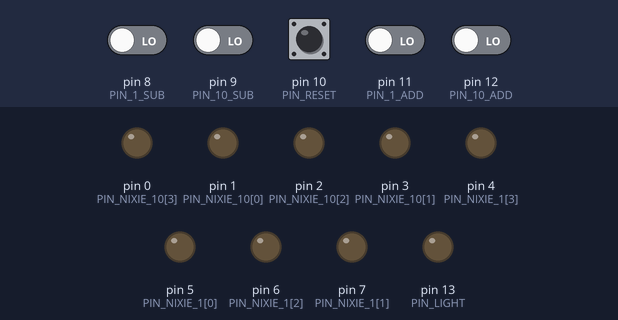
The sketch below on a simulated Arduino Uno, built with avr-gcc and run on an emulated ATmega328P. On the bench: output pins drawn as LEDs (lit = HIGH). Inputs (shaded band) come from the test bench; at power-on: pin 8 (PIN_1_SUB), pin 9 (PIN_10_SUB), pin 10 (PIN_RESET), pin 11 (PIN_1_ADD), pin 12 (PIN_10_ADD) LOW.

Above: at 1.2 s.
1.3 s: pin 8 (PIN_1_SUB) driven HIGH
At 1.9 s:
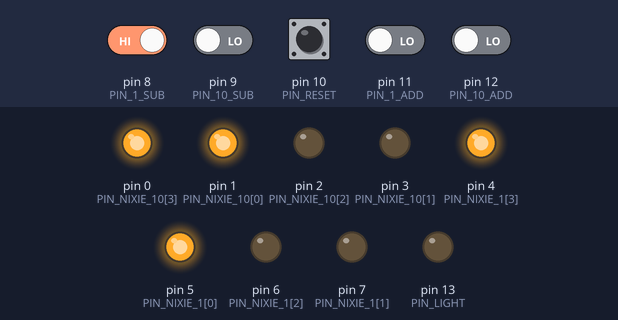
2.8 s: pin 9 (PIN_10_SUB) driven HIGH
At 4.0 s:
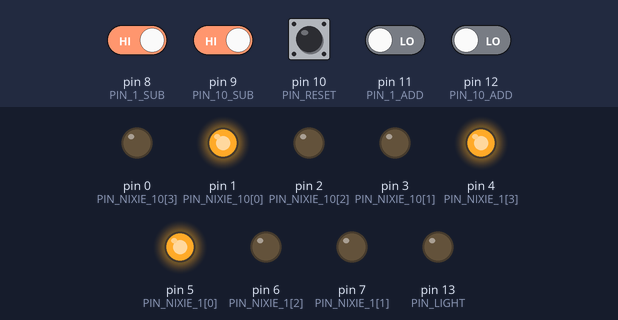
4.3 s: pin 11 (PIN_1_ADD) driven HIGH
At 5.4 s:
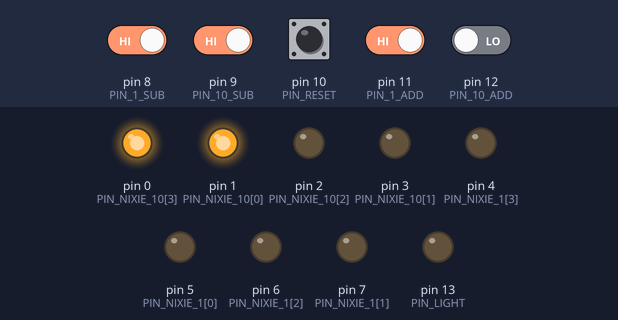
5.8 s: pin 10 (PIN_RESET) pulled HIGH for 0.15 s
At 6.5 s:
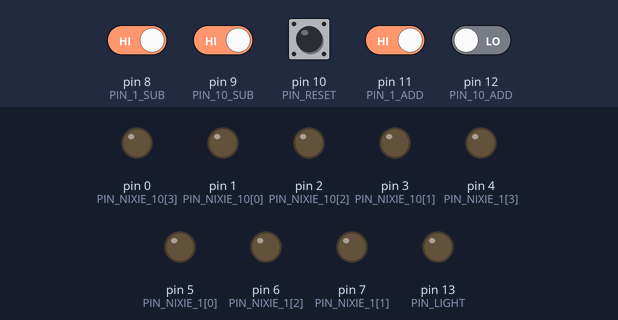
7.4 s: pin 12 (PIN_10_ADD) driven HIGH
At 7.7 s:
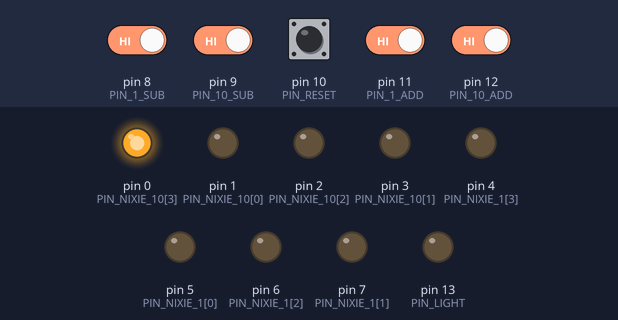
8.9 s: pin 10 (PIN_RESET) pulled HIGH for 1 s
At 10.1 s:
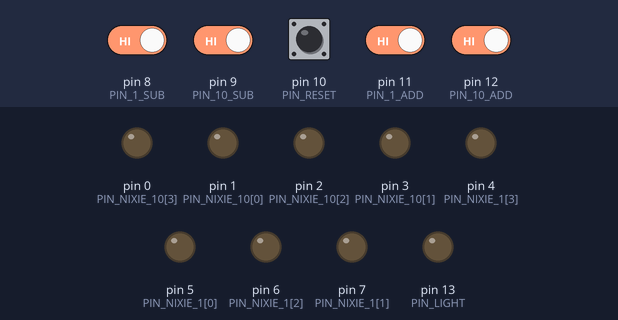
Timing chart, 0 to 11.9 s (numbered marks = the images above; inputs shaded):
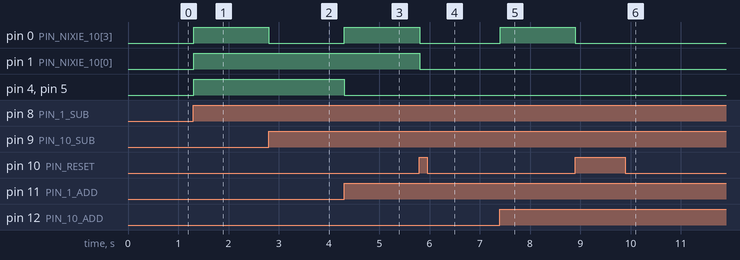

Measured:
- after the input at 1.3 s, pin 0 (PIN_NIXIE_10[3]), pin 1 (PIN_NIXIE_10[0]), pin 4 (PIN_NIXIE_1[3]), pin 5 (PIN_NIXIE_1[0]): LOW → HIGH at once
- after the input at 2.8 s, pin 0 (PIN_NIXIE_10[3]): HIGH → LOW at once
- after the input at 4.3 s, pin 0 (PIN_NIXIE_10[3]): LOW → HIGH at once; pin 4 (PIN_NIXIE_1[3]), pin 5 (PIN_NIXIE_1[0]): HIGH → LOW at once
- after the input at 5.8 s, pin 0 (PIN_NIXIE_10[3]), pin 1 (PIN_NIXIE_10[0]): HIGH → LOW at once
- after the input at 7.4 s, pin 0 (PIN_NIXIE_10[3]): LOW → HIGH at once
- after the input at 8.9 s, pin 0 (PIN_NIXIE_10[3]): HIGH → LOW at once

The sketch:

Nixie_Tube_Test.ino
```cpp
const int PIN_1_ADD = 11;
const int PIN_1_SUB = 8;
const int PIN_10_ADD = 12;
const int PIN_10_SUB = 9;
const int PIN_RESET = 10;
const int PIN_NIXIE_1[] = {5, 7, 6, 4};//{4, 6, 7, 5};
const int PIN_NIXIE_10[] = {1, 3, 2, 0};//{0, 2, 3, 1};
const int PIN_LIGHT = 13;
const int DELAY = 5;
bool buttonState[] = {false, false, false, false, false};//In order above
int count = 0;
void setup()
{
  pinMode(PIN_LIGHT, OUTPUT);
  lightOn();
  pinMode(PIN_1_ADD, INPUT);
  pinMode(PIN_1_SUB, INPUT);
  pinMode(PIN_10_ADD, INPUT);
  pinMode(PIN_10_SUB, INPUT);
  pinMode(PIN_RESET, INPUT);
  for(int i = 0; i < 4; i++)
  {
    pinMode(PIN_NIXIE_1[i], OUTPUT);
    digitalWrite(PIN_NIXIE_1[i], LOW);
    pinMode(PIN_NIXIE_10[i], OUTPUT);
    digitalWrite(PIN_NIXIE_10[i], LOW);
  }
  lightOff();
}
void loop()
{
  bool newState[] = {digitalRead(PIN_1_ADD),
                     digitalRead(PIN_1_SUB),
                     digitalRead(PIN_10_ADD),
                     digitalRead(PIN_10_SUB),
                     digitalRead(PIN_RESET)};
  if((buttonState[0]!=newState[0])||
     (buttonState[1]!=newState[1])||
     (buttonState[2]!=newState[2])||
     (buttonState[3]!=newState[3])||
     (buttonState[4]!=newState[4]))//May seem redundant, but this is the order I wanted stuff to work
  {
    lightOn();
    for(int i = 0; i <= 4; i++)
    {
      if(buttonState[i]!=newState[i])
      {
        if(buttonState[i]&&!newState[i])
          buttonState[i]=newState[i];
        else
        {
          buttonState[i]=newState[i];
          handleAction(i);
        }
      }
    }
    lightOff();
  }
  delay(DELAY);
}
void lightOn()
{
  digitalWrite(PIN_LIGHT, HIGH);
}
void lightOff()
{
  digitalWrite(PIN_LIGHT, LOW);
}
void handleAction(int i)
{
  int previous = count;
  if(i==0&&count==99)
    count=0;
  else if(i==0)
    count++;
  else if(i==1&&count==0)
    count=99;
  else if(i==1)
    count--;
  else if(i==2&&count>=90)
    count-=90;
  else if(i==2)
    count+=10;
  else if(i==3&&count<10)
    count+=90;
  else if(i==3)
    count-=10;
  else if(i==4)
    count=0;
  else
    count=66;//If I see a random 66, I'll know there was an error
  if(count<0||count>=100)
    count=66;
  updateNixie(previous%10!=count%10, count%10, previous/10!=count/10, count/10);
}
void updateNixie(bool update1, int digit1, bool update10, int digit10)
{
  if(update1)
  {
    int index = 0;
    for(int i=8; i>0; i/=2)
    {
      digitalWrite(PIN_NIXIE_1[index], (digit1%(i*2))/i>0);
      index++;
    }
  }
  if(update10)
  {
    int index = 0;
    for(int i=8; i>0; i/=2)
    {
      digitalWrite(PIN_NIXIE_10[index], (digit10%(i*2))/i>0);
      index++;
    }
  }
}
```
